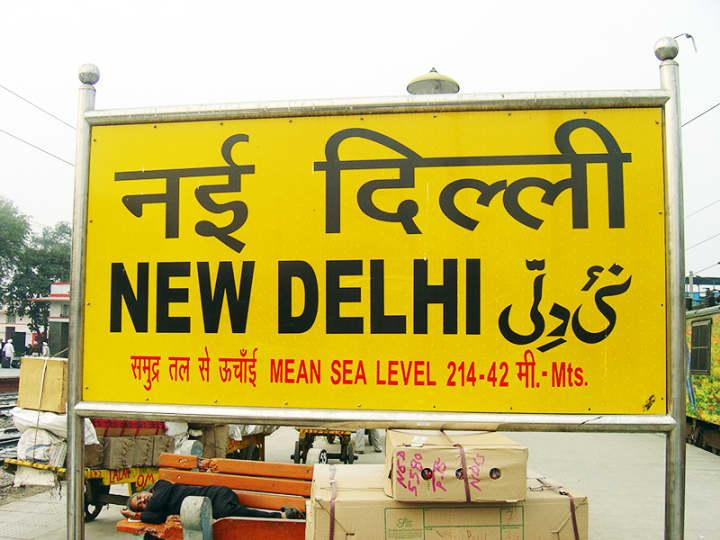
#> input picture sample_images/station_sign.jpg, 720 x 540 px; its folder holds only this picture in this run
$ python -i preprocessing.py   (imports and definitions only)
#> lines starting #> are read from the running program, lines starting #| are printed output that depends on the picture; after the words box and inside, x2 and y2 are one past the last pixel; in counts of white or black regions, pixels touching at a corner belong together
"""Image preprocessing strategies for OCR of railway-sign photos.

No single preprocessing method works for every sign: white-on-blue boards,
tilted photos, tiny crops and noisy phone images all behave differently.
This module therefore provides a *registry* of strategies plus a small
image-analysis helper that proposes a sensible **order** in which to try
them. The OCR engine tries them in that order and keeps the best result.

Strategies (name -> description)
    original            the image as loaded (colour)
    grayscale           single-channel grayscale
    denoise             grayscale + non-local-means denoising
    contrast            grayscale + CLAHE contrast enhancement
    adaptive_threshold  polarity-fixed grayscale + Gaussian adaptive threshold
    otsu_threshold      polarity-fixed grayscale + Otsu global threshold
    upscale             grayscale enlarged 2x (bicubic)
    deskew              grayscale rotated to level the text lines (optional)
    upscale_otsu        upscale followed by Otsu threshold (small text)
    inverted            grayscale with light-on-dark text flipped to dark-on-light

All functions take and return ``numpy`` ``uint8`` arrays (OpenCV layout, BGR
for colour). ``load_image`` accepts a path, a PIL image or an array.
"""
from __future__ import annotations

from dataclasses import asdict, dataclass
from pathlib import Path
from typing import Callable, Dict, List, Optional, Sequence, Union

import cv2
import numpy as np

try:  # PIL is only needed to accept PIL images as input
    from PIL import Image as _PILImage
except Exception:  # pragma: no cover
    _PILImage = None

ImageInput = Union[str, Path, np.ndarray, "object"]

DEFAULT_MAX_SIDE = 1600       # long side cap applied once, at load time
UPSCALE_FACTOR = 2.0
UPSCALE_MAX_SIDE = 3600       # never upscale beyond this long side
SKEW_SEARCH_DEG = 15.0        # skew search range, +/- degrees
AUTO_DESKEW_MIN_DEG = 1.0     # "auto" mode only deskews at/above this tilt


class ImageLoadError(ValueError):
    """The input could not be turned into an image."""


# --------------------------------------------------------------------------
# Loading / basic helpers
# --------------------------------------------------------------------------
# [60 lines left out: functions load_image, _ndarray_to_bgr, not called in this run]


def to_gray(img: np.ndarray) -> np.ndarray:
    if img.ndim == 2:
        return img.copy()
    return cv2.cvtColor(img, cv2.COLOR_BGR2GRAY)


def background_is_dark(gray: np.ndarray) -> bool:
    """True if the border ring (usually background) is darker than mid-grey.

    OCR reads dark text on a light background most reliably. Many Indian
    railway boards are the opposite (white text on blue/green/black), so the
    threshold strategies flip those first.
    """
    h, w = gray.shape[:2]
    t = max(1, int(round(min(h, w) * 0.05)))
    ring = np.concatenate([
        gray[:t, :].ravel(), gray[-t:, :].ravel(),
        gray[:, :t].ravel(), gray[:, -t:].ravel(),
    ])
    return float(np.median(ring)) < 127.0


def _polarity_fixed_gray(img: np.ndarray) -> np.ndarray:
    g = to_gray(img)
    return cv2.bitwise_not(g) if background_is_dark(g) else g


def estimate_skew_angle(img: np.ndarray, search_deg: float = SKEW_SEARCH_DEG) -> float:
    """Estimate the rotation (degrees, OpenCV sign: + = counter-clockwise)
    that must be applied to make text lines horizontal.

    Uses a projection-profile search: the correct angle maximises the
    variance of the row sums of the binarised text. Returns 0.0 when there
    is too little foreground to judge.
    """
    g = _polarity_fixed_gray(img)
    h, w = g.shape[:2]
    scale = 600.0 / max(h, w) if max(h, w) > 600 else 1.0
    if scale != 1.0:
        g = cv2.resize(g, (max(2, int(w * scale)), max(2, int(h * scale))), interpolation=cv2.INTER_AREA)
    g = cv2.GaussianBlur(g, (3, 3), 0)
    _, binary = cv2.threshold(g, 0, 255, cv2.THRESH_BINARY_INV | cv2.THRESH_OTSU)  # text = 255
    if binary.mean() / 255.0 < 0.005 or binary.mean() / 255.0 > 0.6:
        return 0.0

    bh, bw = binary.shape
    # pad to a square so rotation does not clip text corners
    side = int(np.ceil(np.hypot(bh, bw)))
    canvas = np.zeros((side, side), np.uint8)
    y0, x0 = (side - bh) // 2, (side - bw) // 2
    canvas[y0:y0 + bh, x0:x0 + bw] = binary
    centre = (side / 2.0, side / 2.0)

    def score(angle: float) -> float:
        m = cv2.getRotationMatrix2D(centre, angle, 1.0)
        rot = cv2.warpAffine(canvas, m, (side, side), flags=cv2.INTER_NEAREST)
        prof = rot.sum(axis=1, dtype=np.float64)
        return float(np.sum(np.diff(prof) ** 2))

    coarse = np.arange(-search_deg, search_deg + 1e-9, 0.5)
    scores = [score(a) for a in coarse]
    best = float(coarse[int(np.argmax(scores))])
    fine = np.arange(best - 0.5, best + 0.5 + 1e-9, 0.1)
    best = float(fine[int(np.argmax([score(a) for a in fine]))])
    # if the best angle is barely better than level, treat as level
    if score(best) <= score(0.0) * 1.02:
        return 0.0
    return round(best, 2)


def rotate_image(img: np.ndarray, angle: float) -> np.ndarray:
    """Rotate about the centre keeping the full frame; fill with edge colour."""
    h, w = img.shape[:2]
    m = cv2.getRotationMatrix2D((w / 2.0, h / 2.0), angle, 1.0)
    cos, sin = abs(m[0, 0]), abs(m[0, 1])
    nw, nh = int(h * sin + w * cos), int(h * cos + w * sin)
    m[0, 2] += nw / 2.0 - w / 2.0
    m[1, 2] += nh / 2.0 - h / 2.0
    return cv2.warpAffine(img, m, (nw, nh), flags=cv2.INTER_CUBIC, borderMode=cv2.BORDER_REPLICATE)


# --------------------------------------------------------------------------
# Strategies
# --------------------------------------------------------------------------
def original(img: np.ndarray) -> np.ndarray:
    return img.copy()


def grayscale(img: np.ndarray) -> np.ndarray:
    return to_gray(img)


def denoise(img: np.ndarray) -> np.ndarray:
    return cv2.fastNlMeansDenoising(to_gray(img), None, h=10, templateWindowSize=7, searchWindowSize=21)


def contrast(img: np.ndarray) -> np.ndarray:
    clahe = cv2.createCLAHE(clipLimit=2.0, tileGridSize=(8, 8))
    return clahe.apply(to_gray(img))


# [21 lines left out: functions adaptive_threshold, otsu_threshold, upscale, not called in this run]


def deskew(img: np.ndarray) -> np.ndarray:
    g = to_gray(img)
    angle = estimate_skew_angle(img)
    return g if angle == 0.0 else rotate_image(g, angle)


def upscale_otsu(img: np.ndarray) -> np.ndarray:
    return otsu_threshold(upscale(img))


def inverted(img: np.ndarray) -> np.ndarray:
    return _polarity_fixed_gray(img)


STRATEGIES: Dict[str, Callable[[np.ndarray], np.ndarray]] = {
    "original": original,
    "grayscale": grayscale,
    "denoise": denoise,
    "contrast": contrast,
    "adaptive_threshold": adaptive_threshold,
    "otsu_threshold": otsu_threshold,
    "upscale": upscale,
    "deskew": deskew,
    "upscale_otsu": upscale_otsu,
    "inverted": inverted,
}


# [6 lines left out: function apply_strategy, not called in this run]


# --------------------------------------------------------------------------
# Image analysis -> strategy order
# --------------------------------------------------------------------------
@dataclass
class ImageAnalysis:
    height: int
    width: int
    contrast_std: float       # std-dev of grayscale intensities
    mean_brightness: float
    dark_background: bool
    noise_sigma: float        # Immerkaer fast noise estimate (rough; text edges inflate it)
    skew_deg: float           # rotation needed to level text; 0.0 if undetermined

    def to_dict(self) -> dict:
        return asdict(self)


# [68 lines left out: functions estimate_noise_sigma, analyze_image, select_strategies, not called in this run]

>>> import cv2
>>> picture = cv2.imread('../../sample_images/station_sign.jpg')
#> picture is the input picture: shape (540, 720, 3); mean B, G, R 102.9, 179.2, 194.9
>>> result = deskew(picture)
#> in estimate_skew_angle, `g = cv2.GaussianBlur(g, (3, 3), 0)`:
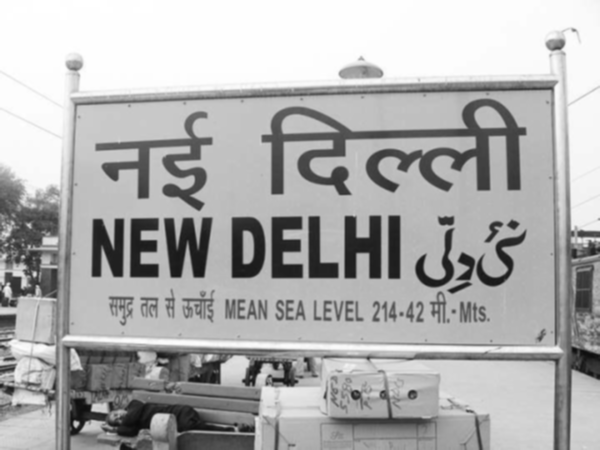
#> g: shape (450, 600); min 9, max 255, mean 175.2
#> in estimate_skew_angle, `_, binary = cv2.threshold(g, 0, 255, cv2.THRESH_BINARY_INV | cv2.THRES..`:
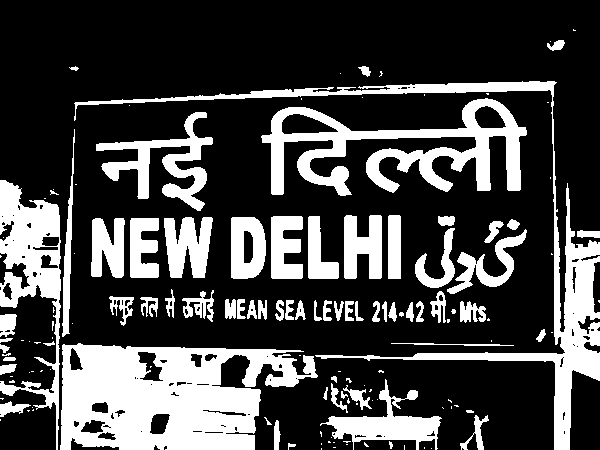
#> binary: shape (450, 600); 27.5% white; 140 white regions (72 under 20 px), largest, box (x1, y1, x2, y2) and area: (60, 343, 318, 450) 18652, (74, 81, 600, 450) 11071, (261, 98, 527, 196) 9585
#> in estimate_skew_angle, `canvas[y0:y0 + bh, x0:x0 + bw] = binary`:
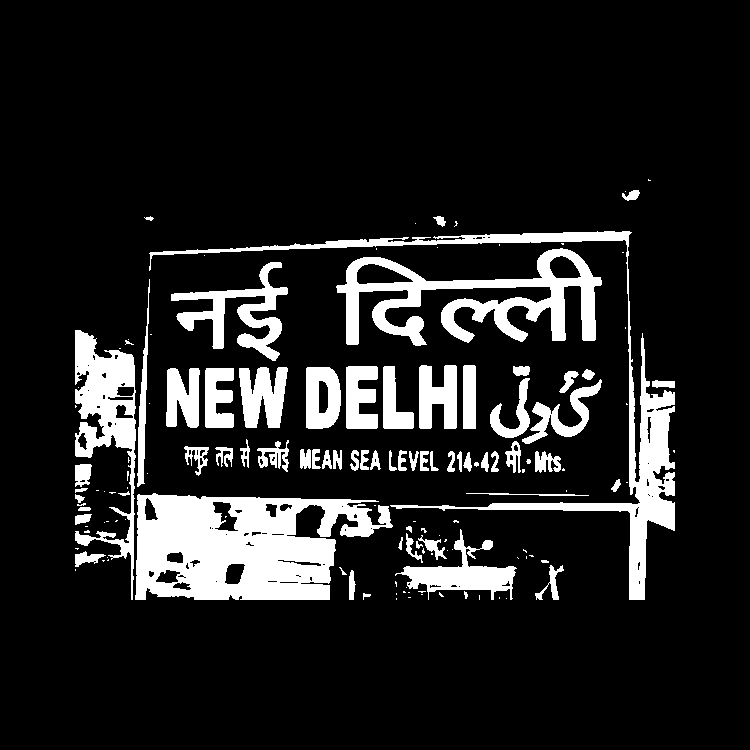
#> canvas: shape (750, 750); 13.2% white; 140 white regions (72 under 20 px), largest, box (x1, y1, x2, y2) and area: (135, 493, 393, 600) 18652, (149, 231, 675, 600) 11071, (336, 248, 602, 346) 9585
#> in score, `prof = rot.sum(axis=1, dtype=np.float64)`: prof = 750 values, max 80835 at index 477, min 0 at index 0, mean 25256.9
#> in score (call 38), `m = cv2.getRotationMatrix2D(centre, angle, 1.0)`: m = [[0.998, 0.061, -22.19], [-0.061, 0.998, 23.59]]
#> in score (call 38), `rot = cv2.warpAffine(canvas, m, (side, side), flags=cv2.INTER_NEAREST)`:
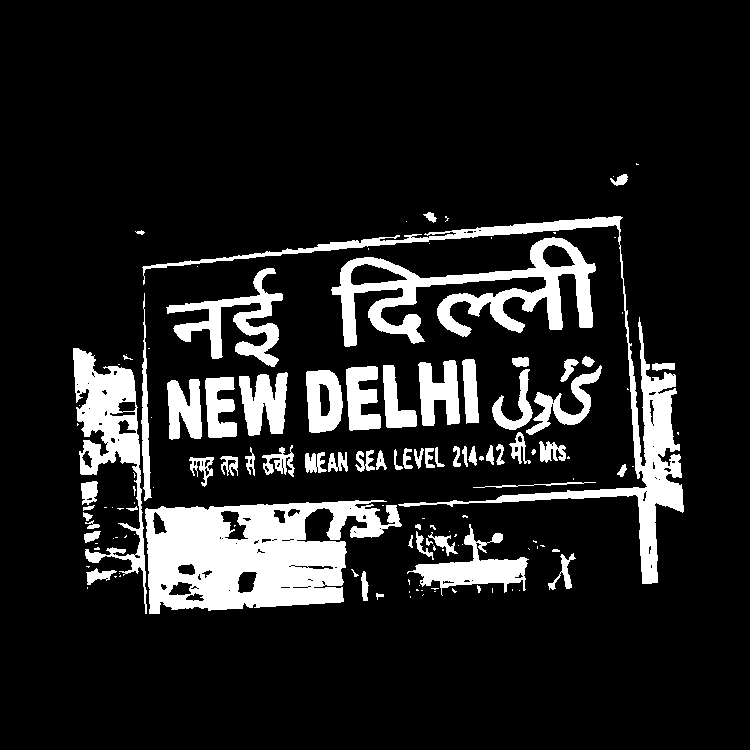
#> rot: shape (750, 750); 13.2% white; 135 white regions (69 under 20 px), largest, box (x1, y1, x2, y2) and area: (145, 500, 402, 614) 18652, (142, 216, 684, 584) 11076, (331, 237, 596, 347) 9577
#> in score (call 38), `prof = rot.sum(axis=1, dtype=np.float64)`: prof = 750 values, max 95370 at index 416, min 0 at index 0, mean 25253.8
#> in score (call 39), `m = cv2.getRotationMatrix2D(centre, angle, 1.0)`: m = [[0.998, 0.0698, -25.25], [-0.0698, 0.998, 27.07]]
#> in score (call 39), `rot = cv2.warpAffine(canvas, m, (side, side), flags=cv2.INTER_NEAREST)`:
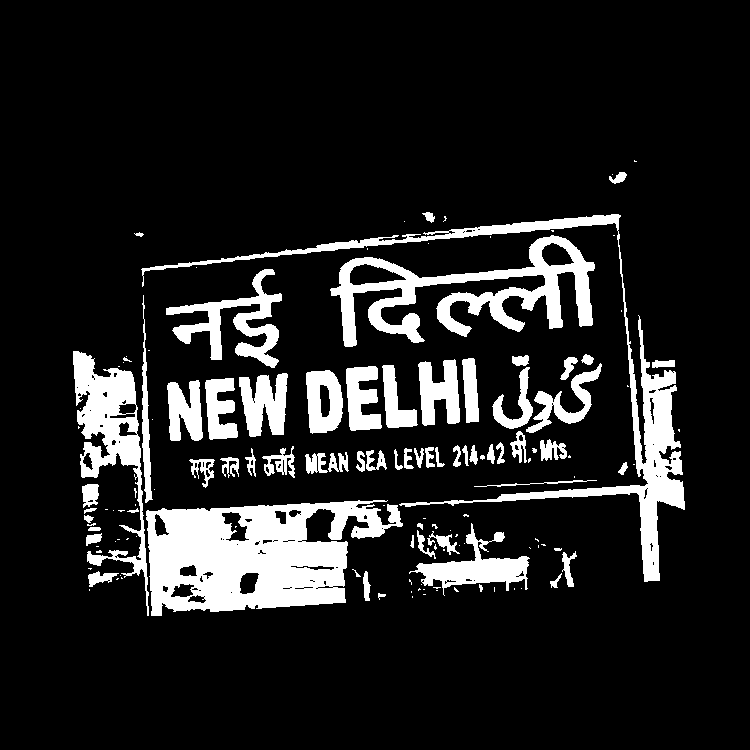
#> rot: shape (750, 750); 13.2% white; 137 white regions (73 under 20 px), largest, box (x1, y1, x2, y2) and area: (146, 500, 403, 616) 18655, (141, 214, 685, 582) 11071, (330, 235, 595, 347) 9587
#> in score (call 39), `prof = rot.sum(axis=1, dtype=np.float64)`: prof = 750 values, max 95370 at index 418, min 0 at index 0, mean 25256.2
#> in score (call 40), `m = cv2.getRotationMatrix2D(centre, angle, 1.0)`: m = [[0.997, 0.0785, -28.27], [-0.0785, 0.997, 30.58]]
#> in score (call 40), `rot = cv2.warpAffine(canvas, m, (side, side), flags=cv2.INTER_NEAREST)`:
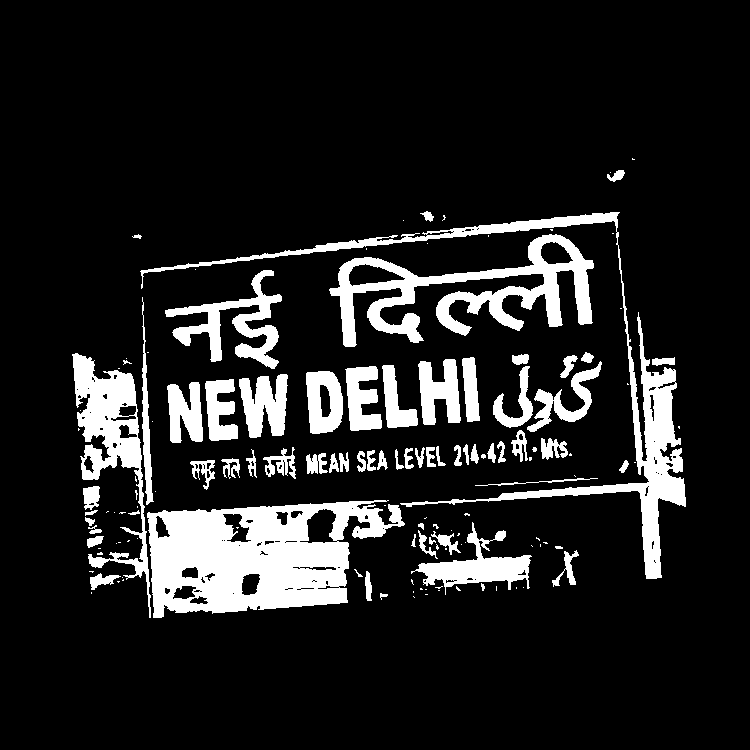
#> rot: shape (750, 750); 13.2% white; 137 white regions (70 under 20 px), largest, box (x1, y1, x2, y2) and area: (147, 500, 405, 618) 18653, (140, 212, 686, 579) 11071, (329, 234, 594, 347) 9584
#> in score (call 40), `prof = rot.sum(axis=1, dtype=np.float64)`: prof = 750 values, max 92820 at index 563, min 0 at index 0, mean 25255.9
#> in estimate_skew_angle, `scores = [score(a) for a in coarse]`: scores = 61 values, max 1.74e+10 at index 26, min 1.41e+09 at index 4, mean 4.2e+09
#> in estimate_skew_angle, `best = float(coarse[int(np.argmax(scores))])`: best = -2
#> in deskew, `angle = estimate_skew_angle(img)`: angle = -1.7
#> in rotate_image, `m = cv2.getRotationMatrix2D((w / 2.0, h / 2.0), angle, 1.0)`: m = [[1, -0.0297, 8.17], [0.0297, 1, -10.56]]
#> in rotate_image, `cos, sin = abs(m[0, 0]), abs(m[0, 1])`: cos = 1; sin = 0.0297
#> in rotate_image, `nw, nh = int(h * sin + w * cos), int(h * cos + w * sin)`: nw = 735; nh = 561
#> in rotate_image, `return cv2.warpAffine(img, m, (nw, nh), flags=cv2.INTER_CUBIC, borderM..`:
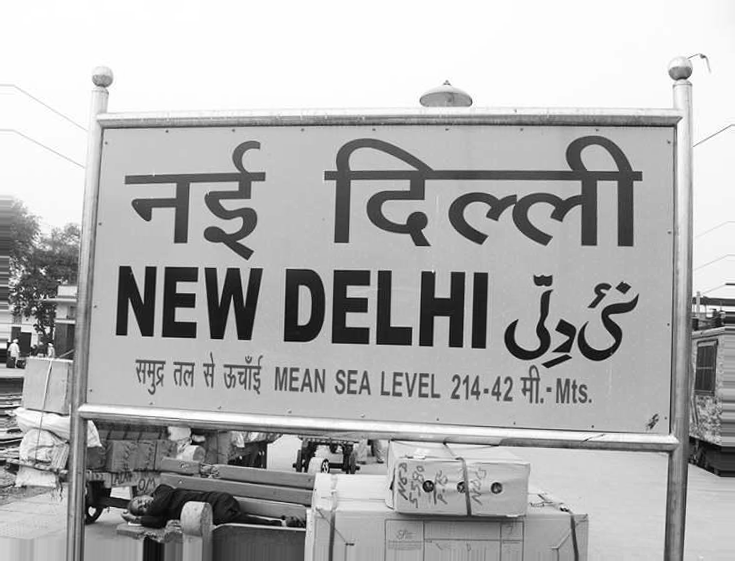
#> returned value: shape (561, 735); min 0, max 255, mean 176.2
